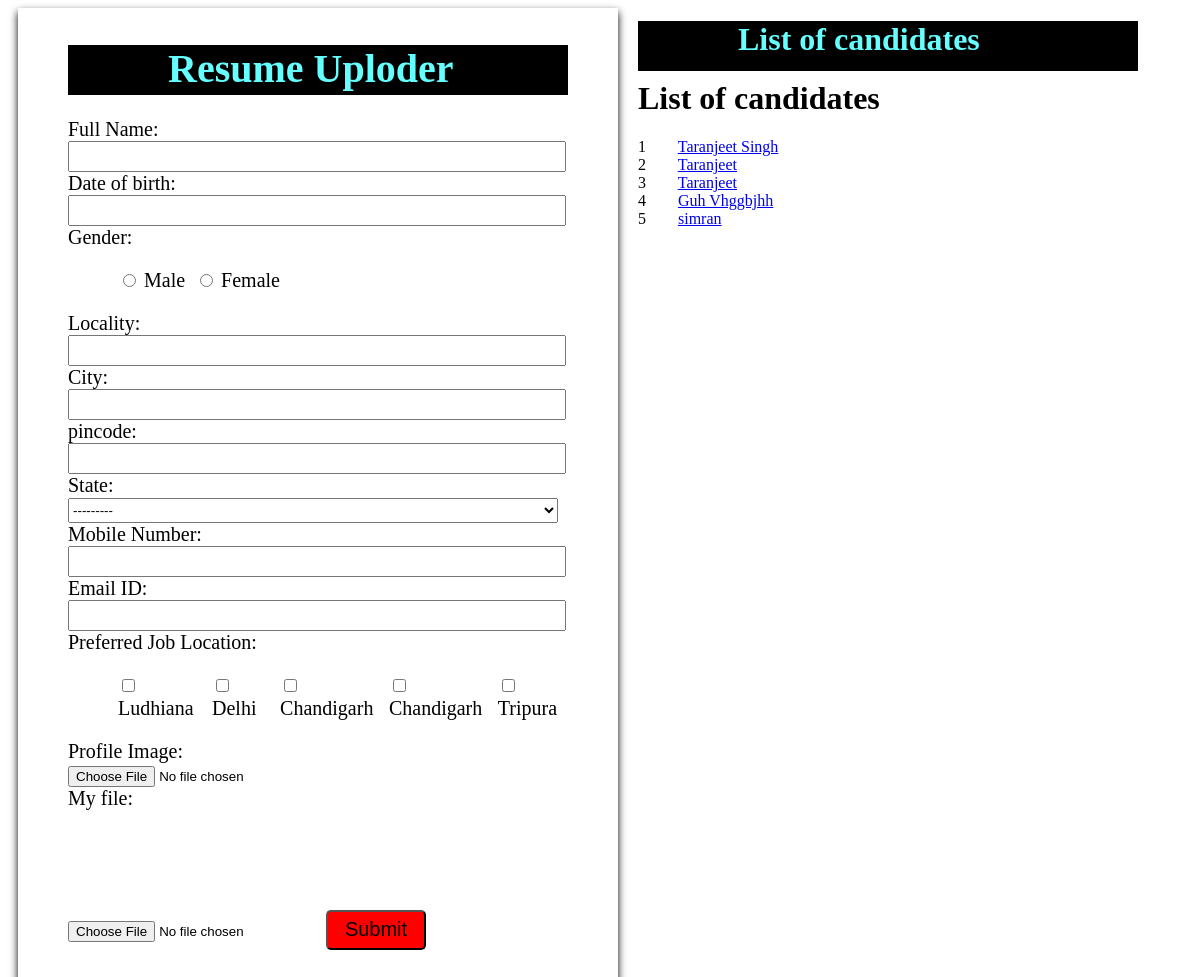
The page / on the database its author committed.
### enroll/models.py (models this page shows)
class Resume(models.Model):
    name=models.CharField(max_length=100)
    dob=models.DateField(auto_now=False,auto_now_add=False)
    gender=models.CharField(max_length=100)
    locality=models.CharField(max_length=100)
    city=models.CharField(max_length=100)
    pin=models.PositiveIntegerField()
    state=models.CharField(choices=state_choices, max_length=100)
    mobile=models.PositiveIntegerField()
    email=models.EmailField()
    job_city=models.CharField(max_length=100)
    profile_image=models.ImageField(upload_to="profileimg",blank=True)
    my_file=models.FileField(upload_to="doc",blank=True)

### enroll/views.py (the view)
# urls.py: path('', views.homeviews, name="home"),
def homeviews(request):
    if request.method=='POST':
        form=Resumeform(request.POST, request.FILES)
        if form.is_valid():
            form.save()
            form=Resumeform()
    else:
        form=Resumeform()
    details=Resume.objects.all()
    return render(request,'enroll/home.html',{'form':form,'details':details})

### enroll/forms.py
class Resumeform(forms.ModelForm):
    gender=forms.ChoiceField(choices=gender_choices,widget=forms.RadioSelect)
    job_city=forms.MultipleChoiceField(label='Preferred Job Location',choices=job_city,widget= forms.CheckboxSelectMultiple)
    class Meta:
        model=Resume
        fields=['id','name','dob','gender','locality','city','pin','state','mobile','email',
                    'job_city','profile_image','my_file']
        labels = {'name': 'Full Name', 'dob': 'Date of birth', 'pin': 'pincode',
                'mobile':'Mobile Number','profile_image':'Profile Image','myfile':'Document',
                'email':'Email ID'}
        widgets={
            'name':forms.TextInput(attrs={'class':'size'}),
            'dob':forms.DateInput(attrs={'class':'size','id':'datepicker'}),
            'pin':forms.NumberInput(attrs={'class':'size'}),
            'locality':forms.TextInput(attrs={'class':'size'}),
            'city':forms.TextInput(attrs={'class':'size'}),
            'state':forms.Select(attrs={'class':'size'}),
            'mobile':forms.NumberInput(attrs={'class':'size'}),
            'email':forms.EmailInput(attrs={'class':'size'}),
        }

### enroll/templates/enroll/home.html (shortened to what this page needs)
<!DOCTYPE html>
{% load static %}
<html lang="en">
<head>
    <link rel="stylesheet" href="{% static 'enroll/css/style.css' %}" >
    <link rel="stylesheet" href="//code.jquery.com/ui/1.13.1/themes/base/jquery-ui.css">
  <link rel="stylesheet" href="/resources/demos/style.css">
</head>
<body>
<div class="form">
    <div class="he" > <h1 class="heading" >Resume Uploder</h1></div>
 <form action="" method="post" enctype="multipart/form-data" >
    {% for fm in form %}<br>
    {{fm.label_tag}}<br>
    {{fm}}
    {% endfor %}
<button class="button" type="submit">Submit</button>
</form>
</div>
 <div class="list">
      <h1 class="heading">List of candidates</h1>
         {% if details %}
  <h1>List of candidates</h1>
         {% for d in details %}
    {{d.id}}&nbsp; &nbsp; &nbsp; &nbsp;
    <a href="{% url 'details' d.id %}">{{d.name}}</a><br>
         {% endfor %}
     {% endif %}
    </div>
</body>
</html>

### enroll/static/enroll/css/style.css (style rules this page uses)
#id_gender,#id_job_city { list-style-type:none; display:inline-flex; }
#id_gender > li { padding-left:10px; }
#id_job_city > li { padding-left:10px; }
.heading { color:#66ffff; padding-left:100px; }
.he { background-color:black; height:50px; width:500px; }
.button { height:40px; width:100px; background-color:red; font-size:20px; border-radius:5px; margin-top:100px; }

### enroll/templates/enroll/home.html (style rules this page uses)
.form { padding-left:50px; padding-right:50px; padding-bottom:50px; padding-top:10px; font-size:20px; width:500px; margin-left:10px; box-shadow:0 4px 8px 0 ; }
.list { margin-left:630px; margin-top:-1000px; background-color:black; height:50px; width:500px; }
.size { width:490px; height:25px; }

### rows shown on the page
Resume: id "1", name "Taranjeet Singh"
Resume: id "2", name "Taranjeet"
Resume: id "3", name "Taranjeet"
Resume: id "4", name "Guh Vhggbjhh"
Resume: id "5", name "simran"

### other values the page prints
{{ fm.label_tag }} "Full Name:" "Date of birth:" "Gender:" "Locality:" "City:" "pincode:" "State:" "Mobile Number:" "Email ID:" "Preferred Job Location:" "Profile Image:" "My file:"
